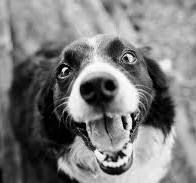
#> input picture image_processing_1/doggy.jpeg, 196 x 183 px
$ python ip1_code2.py
#> lines starting #> are read from the running program, lines starting #| are printed output that depends on the picture
import cv2
import numpy as np
import matplotlib.pyplot as plt

#Perform 2D convolution between an image and a kernel
def convolve2D(image, kernel):
    # Get the dimensions of the image and kernel
    image_height, image_width = image.shape[:2]
    kernel_height, kernel_width = kernel.shape[:2]

    #for padding
    pad_height = kernel_height // 2
    pad_width = kernel_width // 2

    # Allocate memory for the output image
    output = np.zeros_like(image, dtype="float32")

    # Pad the borders of the input image
    image_padded = cv2.copyMakeBorder(image, pad_height, pad_height, pad_width, pad_width, cv2.BORDER_REPLICATE)

    for y in range(pad_height, image_height + pad_height):
        for x in range(pad_width, image_width + pad_width):
            #region of interest (ROI) from the padded image
            roi = image_padded[y - pad_height:y + pad_height + 1, x - pad_width:x + pad_width + 1]
            # Perform the actual convolution by element-wise multiplication between ROI and kernel, then summing the matrix
            k = np.sum(roi * kernel)
            # Store the convolved value in the output image
            output[y - pad_height, x - pad_width] = k

    # Rescale the output image to be in the range [0, 255]
    output = np.clip(output, 0, 255)
    output = output.astype("uint8")

    return output

# Load grayscale image
image = cv2.imread('doggy.jpeg', cv2.IMREAD_GRAYSCALE)
#> image is the input picture: shape (183, 196); min 0, max 255, mean 123.9

# Define kernels
box_kernel = np.ones((3,3), np.float32) / 9  # Box filter kernel

#gaussian kernel row x columnT(kernel_size,standard_dev)
gaussian_kernel = cv2.getGaussianKernel(3,0.071)@ cv2.getGaussianKernel(3,0.071).T

# Laplacian kernel
laplacian_kernel = np.array([[-1, -1, -1],
                             [-1, 8, -1],
                             [-1, -1, -1]])

# Prewitt kernel for x-direction
prewitt_kernel_x = np.array([[-1, 0, 1],
                              [-1, 0, 1],
                              [-1, 0, 1]])

# Prewitt kernel for y-direction
prewitt_kernel_y = np.array([[-1, -1, -1],
                              [0, 0, 0],
                              [1, 1, 1]])

# Sobel kernel for x-direction
sobel_kernel_x = np.array([[-1, 0, 1],
                            [-2, 0, 2],
                            [-1, 0, 1]])

# Sobel kernel for y-direction
sobel_kernel_y = np.array([[-1, -2, -1],
                            [0, 0, 0],
                            [1, 2, 1]])

# Perform 2-D convolution with different kernels
box_filtered = convolve2D(image,box_kernel)
#> in convolve2D, `image_padded = cv2.copyMakeBorder(image, pad_height, pad_height, pad_w..`:
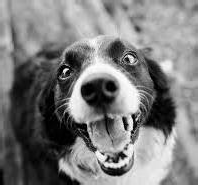
#> image_padded: shape (185, 198); min 0, max 255, mean 124.2
gaussian_filtered = convolve2D(image,gaussian_kernel)
laplacian_filtered = convolve2D(image, laplacian_kernel)
prewitt_filtered_x = convolve2D(image, prewitt_kernel_x)
#> after the loop in convolve2D (call 4), `for y in range(pad_height, image_height + pad_height):`:
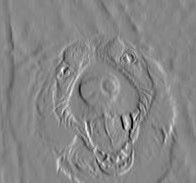
#> output: shape (183, 196) float32; min -686, max 616, mean 1; drawn with min black and max white
#> in convolve2D (call 4), `output = np.clip(output, 0, 255)`:
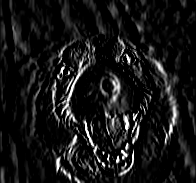
#> output: shape (183, 196) float32; min 0, max 255, mean 22.6
prewitt_filtered_y = convolve2D(image, prewitt_kernel_y)
#> after the loop in convolve2D (call 5), `for y in range(pad_height, image_height + pad_height):`:
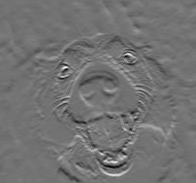
#> output: shape (183, 196) float32; min -564, max 685, mean -1.5; drawn with min black and max white
#> in convolve2D (call 5), `output = np.clip(output, 0, 255)`:
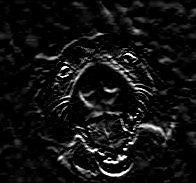
#> output: shape (183, 196) float32; min 0, max 255, mean 17.1
sobel_filtered_x = convolve2D(image, sobel_kernel_x)
#> in convolve2D (call 6), `output = np.clip(output, 0, 255)`:
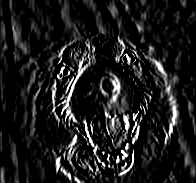
#> output: shape (183, 196) float32; min 0, max 255, mean 29.2
sobel_filtered_y = convolve2D(image,sobel_kernel_y)
#> in convolve2D (call 7), `output = np.clip(output, 0, 255)`:
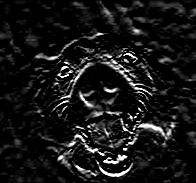
#> output: shape (183, 196) float32; min 0, max 255, mean 22.6

# Display the results
plt.figure(figsize=(12, 10))

plt.subplot(3, 3, 1)
plt.title('Original Image')
plt.imshow(image, cmap='gray')
plt.axis('off')

plt.subplot(3, 3, 2)
plt.title('Box Filtered')
plt.imshow(box_filtered, cmap='gray')
plt.axis('off')

plt.subplot(3, 3, 3)
plt.title('Gaussian Filtered')
plt.imshow(gaussian_filtered, cmap='gray')
plt.axis('off')

plt.subplot(3, 3, 4)
plt.title('Laplacian Filtered')
plt.imshow(laplacian_filtered, cmap='gray')
plt.axis('off')

plt.subplot(3, 3, 5)
plt.title('Prewitt Filtered (X-direction)')
plt.imshow(prewitt_filtered_x, cmap='gray')
plt.axis('off')

plt.subplot(3, 3, 6)
plt.title('Prewitt Filtered (Y-direction)')
plt.imshow(prewitt_filtered_y, cmap='gray')
plt.axis('off')

plt.subplot(3, 3, 7)
plt.title('Sobel Filtered (X-direction)')
plt.imshow(sobel_filtered_x, cmap='gray')
plt.axis('off')

plt.subplot(3, 3, 8)
plt.title('Sobel Filtered (Y-direction)')
plt.imshow(sobel_filtered_y, cmap='gray')
plt.axis('off')

plt.tight_layout()
plt.show()
